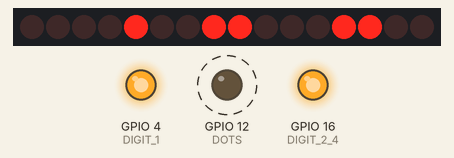
Recording of a sketch running on a simulated ESP8266 (NodeMCU). On the bench: 16 shift-register outputs drawn as a row of LEDs (first output left, lit = HIGH), output pins drawn as LEDs (lit = HIGH). Wiring (inferred from the names in the program): 2 × shift register (74HC595): data GPIO 13; shift clock GPIO 5; latch GPIO 14. Wiring (inferred from the signals the program sends): row of LEDs: on Q0, Q1, Q2, Q3, Q4, Q5, Q6, Q7, Q8, Q9, Q10, Q11, Q12, Q13, Q14, Q15. Dashed ring = blinking. WiFi joins after 1.5 s; servers stay silent unless stated; network time is answered at once with the bench clock; the local clock reads 2024-03-15 10:24:30 at power-on unless the sketch sets it; pins used as bus, display or sensor lines are not drawn; what the sketch prints to the serial monitor is not drawn.

Above: at 2.0 s.
Timing chart, 0 to 6.1 s (numbered marks = the images above):
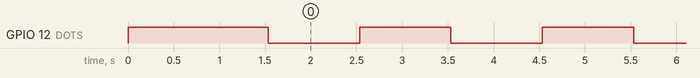

The sketch:

nixie-clock.ino
```cpp
/* DATA -> GPIO13 -> D7
 *  SRCLK -> GPIO15 -> D8
 *  RCLK -> GPIO14 -> D5
 *  DIGIT 2_4 -> GPIO4 -> D2
 *  DIGIT 1 -> GPIO5 -> D2
 *  LED_PIN -> GPIO2 (?) -> D4
 */

#include "Arduino.h"
#include <NTPClient.h>
#include <ESP8266WiFi.h>
#include <WiFiUdp.h>
#include <ESP8266mDNS.h>
#include <WiFiUdp.h>
#include <ArduinoOTA.h>

const char *ssid     = "WiFi de Ronan";
const char *password = "XXXX";

const long utcOffsetInSeconds = 2*3600;

#define DATA_PIN    13
#define SRCLK_PIN   5
#define RCLK_PIN    14 /* LATCH*/
#define DIGIT_2_4   16
#define DIGIT_1     4
#define DOTS        12


byte i = 0;
// Define NTP Client to get time
WiFiUDP ntpUDP;
NTPClient timeClient(ntpUDP, "pool.ntp.org", utcOffsetInSeconds);

void setup()
{
  pinMode(DATA_PIN, OUTPUT);
  pinMode(SRCLK_PIN, OUTPUT);
  pinMode(RCLK_PIN, OUTPUT);
  pinMode(DIGIT_2_4, OUTPUT);
  pinMode(DIGIT_1, OUTPUT);
  pinMode(DOTS, OUTPUT);

  digitalWrite(DIGIT_2_4, HIGH);
  digitalWrite(DIGIT_1, HIGH);
  digitalWrite(DOTS, HIGH);
  //Serial.begin(115200);

   Serial.begin(115200);

  WiFi.begin(ssid, password);

  while ( WiFi.status() != WL_CONNECTED ) {
    delay ( 500 );
    Serial.print ( "." );
  }
  ArduinoOTA.onStart([]() {
    String type;
    if (ArduinoOTA.getCommand() == U_FLASH) {
      type = "sketch";
    } else { // U_FS
      type = "filesystem";
    }

    // NOTE: if updating FS this would be the place to unmount FS using FS.end()
    Serial.println("Start updating " + type);
  });
  ArduinoOTA.onEnd([]() {
    Serial.println("\nEnd");
  });
  ArduinoOTA.onProgress([](unsigned int progress, unsigned int total) {
    Serial.printf("Progress: %u%%\r", (progress / (total / 100)));
  });
  ArduinoOTA.onError([](ota_error_t error) {
    Serial.printf("Error[%u]: ", error);
    if (error == OTA_AUTH_ERROR) {
      Serial.println("Auth Failed");
    } else if (error == OTA_BEGIN_ERROR) {
      Serial.println("Begin Failed");
    } else if (error == OTA_CONNECT_ERROR) {
      Serial.println("Connect Failed");
    } else if (error == OTA_RECEIVE_ERROR) {
      Serial.println("Receive Failed");
    } else if (error == OTA_END_ERROR) {
      Serial.println("End Failed");
    }
  });
  ArduinoOTA.begin();
  Serial.println("Ready");
  Serial.print("IP address: ");
  Serial.println(WiFi.localIP());

  timeClient.begin();
}

// the loop function runs over and over again forever
void loop()
{
  ArduinoOTA.handle();
  timeClient.update();
  int dotStatus = digitalRead(DOTS);
  digitalWrite(DOTS, dotStatus == LOW ? HIGH : LOW);

  Serial.print(timeClient.getHours());
  Serial.print(":");
  Serial.print(timeClient.getMinutes());
  Serial.print(":");
  Serial.println(timeClient.getSeconds());

  digitalWrite(RCLK_PIN, LOW);

  // Send minutes first :
  byte minutesLow = ((byte)((timeClient.getMinutes() / 10)));
  if(minutesLow == 0){
    minutesLow = 9;
  }
  else
    minutesLow--;
  byte minutesHigh = ((((timeClient.getMinutes() % 10))));
  if(minutesHigh == 0){
    minutesHigh = 9;
  }
  else
    minutesHigh--;
  byte minutes = minutesLow | (minutesHigh <<4);
  Serial.println(minutes, HEX);
  shiftOut(DATA_PIN, SRCLK_PIN, minutes);
  byte hoursLow = ((byte)((timeClient.getHours() / 10)));
  if(hoursLow == 0){
    hoursLow = 9;
  }
  else
    hoursLow--;
  byte hoursHigh = ((((timeClient.getHours() % 10) )));
  if(hoursHigh == 0){
    hoursHigh = 9;
  }
  else
    hoursHigh--;

  byte hours = hoursLow | (hoursHigh) << 4;

  shiftOut(DATA_PIN, SRCLK_PIN, hours);


  digitalWrite(RCLK_PIN, HIGH);

  delay(1000);              // Wait for two seconds (to demonstrate the active low LED)
}

void shiftOut(int myDataPin, int myClockPin, byte myDataOut)
{
  int i = 0;
  int pinState;
  pinMode(myClockPin, OUTPUT);
  pinMode(myDataPin, OUTPUT);
  digitalWrite(myDataPin, 0);
  digitalWrite(myClockPin, 0);
  for (i = 7; i >= 0; i--)
  {
    digitalWrite(myClockPin, 0);
    if (myDataOut & (1 << i))
    {
      pinState = 1;
    }
    else
    {
      pinState = 0;
    }
    //Sets the pin to HIGH or LOW depending on pinState
    digitalWrite(myDataPin, pinState);
    //register shifts bits on upstroke of clock pin
    digitalWrite(myClockPin, 1);
    //zero the data pin after shift to prevent bleed through
    digitalWrite(myDataPin, 0);
  }
  //stop shifting
  digitalWrite(myClockPin, 0);
}
```

Measured:
- by itself, GPIO 12 (DOTS): alternates HIGH for 1.0 s and LOW for 1.0 s
